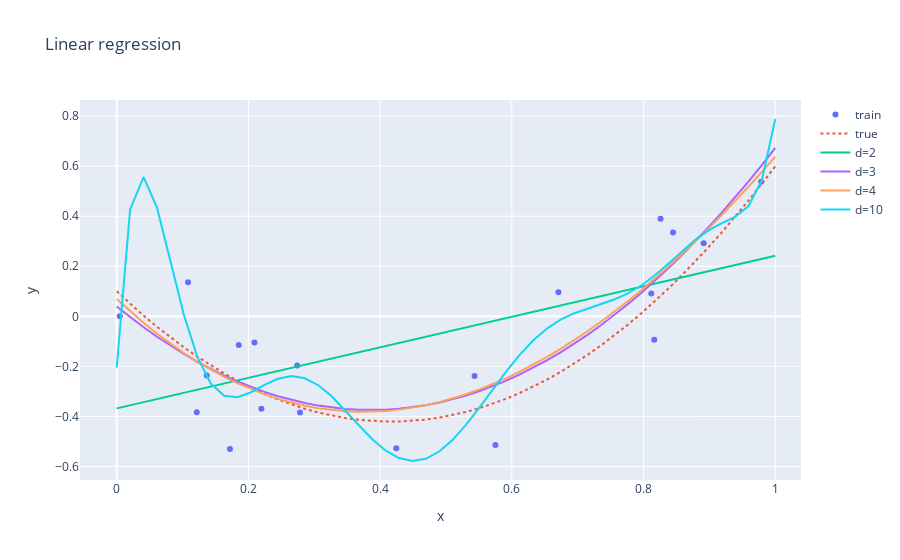

Notebook code for this chart:
### Markdown cell above
## Toy example

### Code cell
# create some toy data
seed(100)     # seed(100) fits the story!
n_train = 20
sigma   = 0.2
w_true  = array([0.1, -2.5, 3.0])
print(f"w_true = {w_true}")
x_train, y_train = sample(w_true, n_train, sigma)
n_pred  = 50
x_pred  = linspace(0.0, 1.0, n_pred)
# show the results for different `d`
d_candidates = [2, 3, 4, 10]
fig = Figure()
fig.add_trace(Scatter(x=x_train, y=y_train, mode='markers', name='train'))
fig.add_trace(Scatter(x=x_pred, y=f(x_pred, w_true), mode='lines', name='true', line=dict(dash='dot')))
for d in d_candidates:
    w_ml    = linear_regression(x_train, y_train, d)
    y_pred  = f(x_pred, w_ml)
    fig.add_trace(Scatter(x=x_pred,  y=y_pred,  mode='lines', name=f'd={d}'))
    fig.update_layout(title='Linear regression', xaxis_title='x', yaxis_title='y')
fig.show()
